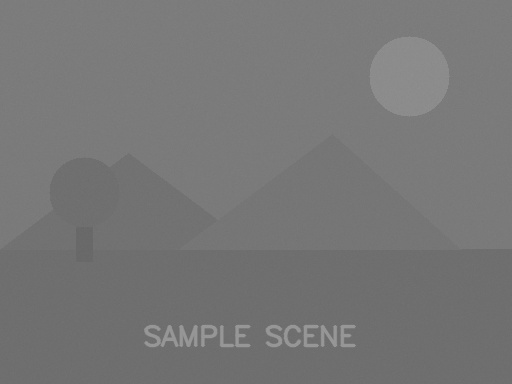
#> input picture CV_Unit2_Assignment/05_Histogram_Equalization/input.jpg, 512 x 384 px
$ python program.py
#> lines starting #> are read from the running program, lines starting #| are printed output that depends on the picture
"""
Program 5: Histogram Equalization with Before/After Comparison
Performs histogram equalization on a grayscale image, saves the
equalized image, and saves a comparison plot of both histograms.
"""
import cv2
import matplotlib.pyplot as plt

img = cv2.imread("input.jpg", cv2.IMREAD_GRAYSCALE)
#> img is the input picture: shape (384, 512); min 102, max 156, mean 118.3
if img is None:
    raise FileNotFoundError("input.jpg not found in this folder.")

equalized = cv2.equalizeHist(img)
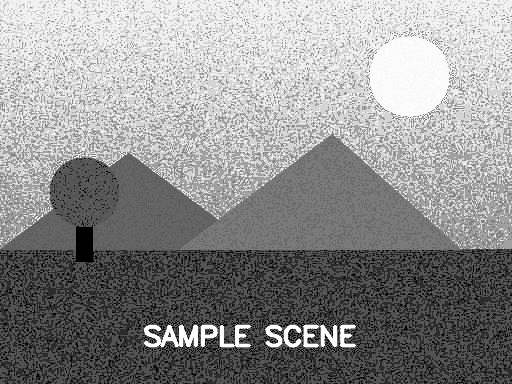
#> equalized: shape (384, 512); min 0, max 255, mean 142.4

# Save the equalized image
cv2.imwrite("output.png", equalized)
print("Saved equalized image as output.png")

# Compute histograms for before/after
hist_before = cv2.calcHist([img], [0], None, [256], [0, 256]).flatten()
#> hist_before = 256 values, max 39842 at index 123, min 0 at index 0, mean 768
hist_after = cv2.calcHist([equalized], [0], None, [256], [0, 256]).flatten()
#> hist_after = 256 values, max 39842 at index 212, min 0 at index 3, mean 768

# Save a single comparison plot
fig, axes = plt.subplots(1, 2, figsize=(12, 5))

axes[0].plot(hist_before, color="red")
axes[0].set_title("Histogram Before Equalization")
axes[0].set_xlabel("Pixel Intensity")
axes[0].set_ylabel("Frequency")
axes[0].set_xlim([0, 256])
axes[0].grid(alpha=0.3)

axes[1].plot(hist_after, color="blue")
axes[1].set_title("Histogram After Equalization")
axes[1].set_xlabel("Pixel Intensity")
axes[1].set_ylabel("Frequency")
axes[1].set_xlim([0, 256])
axes[1].grid(alpha=0.3)

plt.tight_layout()
plt.savefig("histogram_comparison.png", bbox_inches="tight")
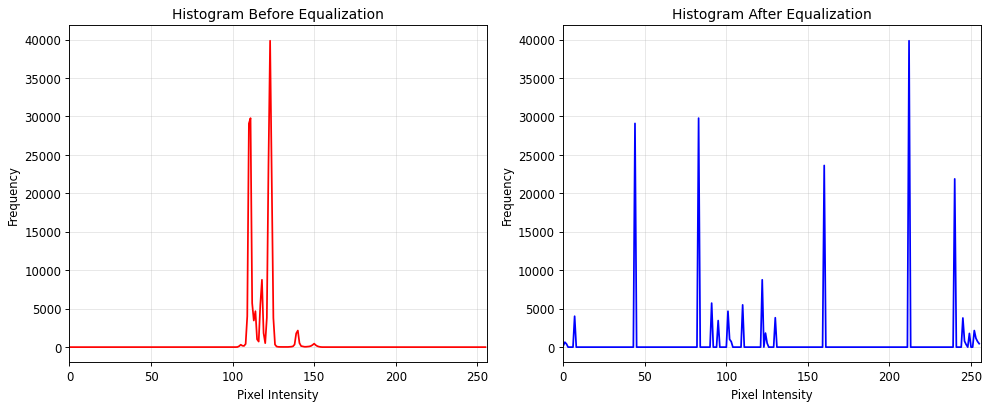
#> figure drawn by matplotlib, 2 panels; panel 1: curve peaks at x = 123, y = 39842; panel 2: curve peaks at x = 212, y = 39842
plt.close()
print("Saved comparison plot as histogram_comparison.png")

$ run again, with CV_Unit2_Assignment/02_Brightness/input.jpg copied over CV_Unit2_Assignment/05_Histogram_Equalization/input.jpg
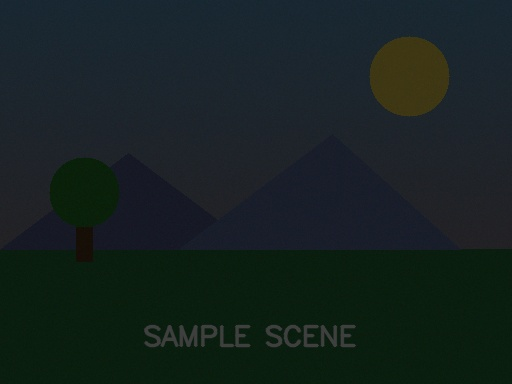
#> input picture CV_Unit2_Assignment/02_Brightness/input.jpg, 512 x 384 px
#> `equalized = cv2.equalizeHist(img)`:
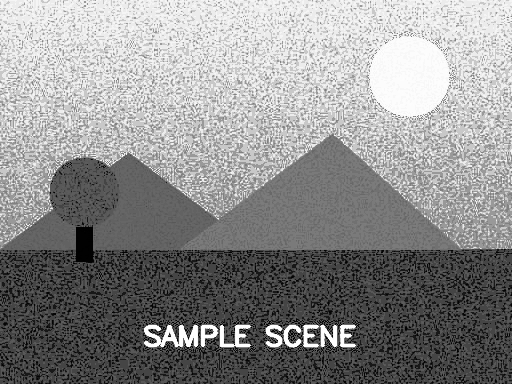
#> equalized: shape (384, 512); min 0, max 255, mean 141.7
#> hist_before = 256 values, max 36346 at index 35, min 0 at index 0, mean 768
#> hist_after = 256 values, max 36346 at index 200, min 0 at index 2, mean 768
#> `plt.savefig("histogram_comparison.png", bbox_inches="tight")`:
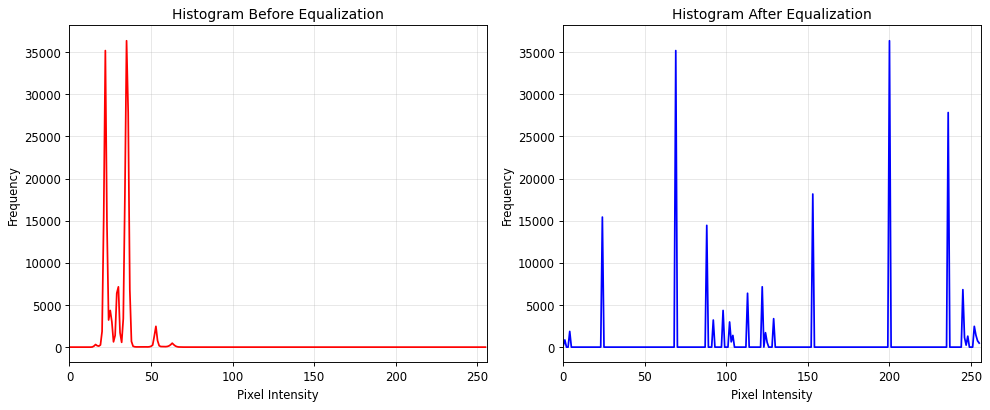
#> figure drawn by matplotlib, 2 panels; panel 1: curve peaks at x = 35, y = 36346; panel 2: curve peaks at x = 200, y = 36346
